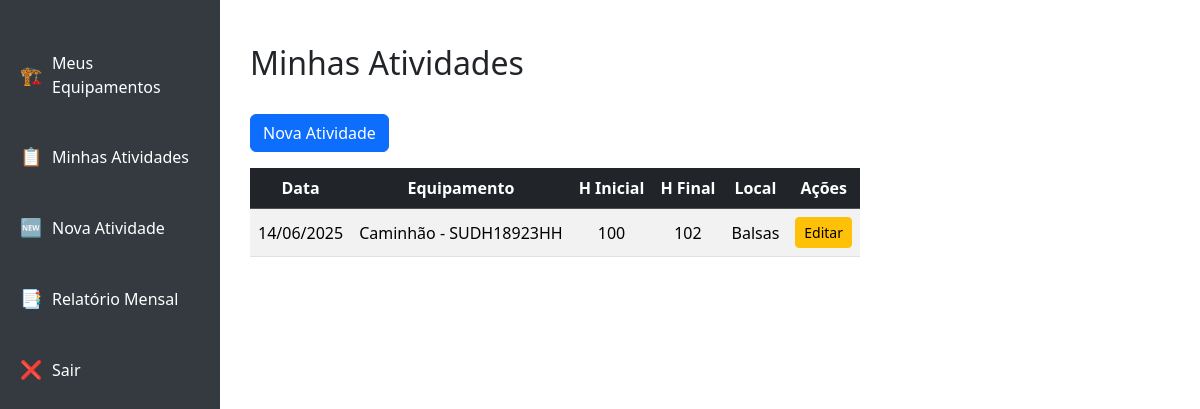
The page /atividades/minhas/ (signed in) on the database as committed earlier.
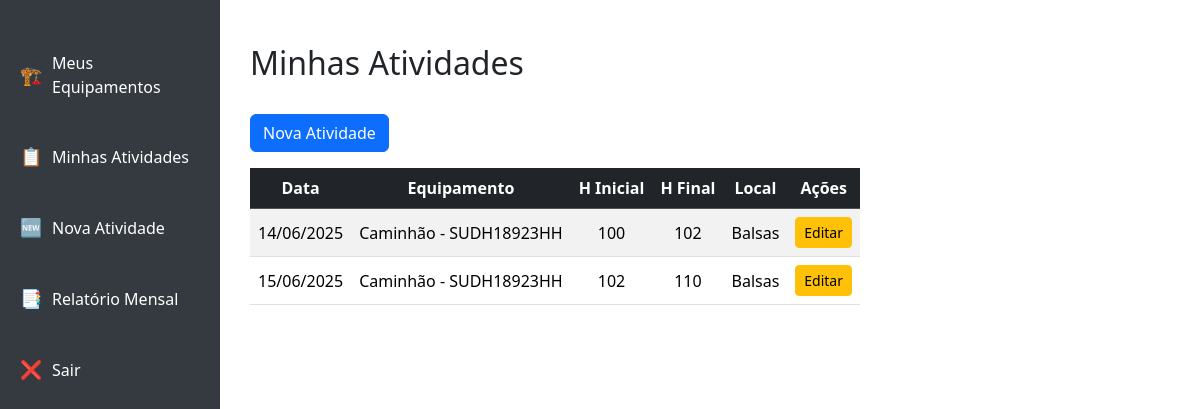
The same page on the database as committed later.
### atividade/models.py (models this page shows, shortened)
class Atividade(models.Model):
    data = models.DateField()
    descricao = models.CharField(max_length=50)
    horimetro_inicial = models.IntegerField()
    horimetro_final = models.IntegerField()
    horimetro_abastecimento = models.IntegerField(default=0)
    litros_abastecimento = models.IntegerField(default=0)
    equipamento = models.ForeignKey(Equipamento, on_delete=models.CASCADE)
    usuario = models.ForeignKey(Usuario, on_delete=models.CASCADE)
    local = models.ForeignKey(Local, on_delete=models.CASCADE)

### equipamentos/models.py (models this page shows)
class Equipamento(models.Model):
    categoria = models.ForeignKey(Categoria, on_delete=models.CASCADE)
    modelo = models.ForeignKey(Modelo, on_delete=models.CASCADE)
    numero_serie = models.CharField(max_length=20, unique=True)
    horimetro_atual = models.IntegerField(validators=[MinValueValidator(0),MaxValueValidator(99999)])
    horimetro_manutencao = models.IntegerField(default=0)
    data_manutencao = models.DateField(blank=True,null=True)
    usuario = models.ManyToManyField('usuarios.Usuario', related_name='equipamentos')
    def __str__(self):
        return f'{self.categoria.nome} - {self.numero_serie}'

### categorias/models.py (models this page shows, shortened)
class Categoria(models.Model):
    nome = models.CharField(max_length=10)

### local/models.py (models this page shows)
class Local(models.Model):
    nome = models.CharField(max_length=25)
    def __str__(self):
        return self.nome

### atividade/views.py (the view)
# urls.py: path('minhas/', views.minhas_atividades, name='minhas_atividades'),
@login_required
def minhas_atividades(request):
    atividades = Atividade.objects.filter(usuario=request.user).order_by('data')
    return render(request, 'atividades/minha_lista.html', {'atividades': atividades})

### atividade/templates/atividades/minha_lista.html (shortened to what this page needs)
{% extends 'base.html' %}
{% block content %}
<br>
<h2>Minhas Atividades</h2>
<br>
<a href="{% url 'nova_atividade' %}" class="btn btn-primary mb-3">Nova Atividade</a>
<div class="table-responsive">
    <table class="table table-striped table-hover align-middle">
        <thead class="table-dark">
            <tr>
                <th>Data</th>
                <th>Equipamento</th>
                <th>H Inicial</th>
                <th>H Final</th>
                <th>Local</th>
                <th>Ações</th>
            </tr>
        </thead>
        <tbody>
        {% for a in atividades %}
            <tr>
                <td>{{ a.data|date:"d/m/Y" }}</td>
                <td>{{ a.equipamento }}</td>
                <td>{{ a.horimetro_inicial }}</td>
                <td>{{ a.horimetro_final }}</td>
                <td>{{ a.local }}</td>
                <td>
                    <a href="{% url 'editar_atividade' a.id %}" class="btn btn-warning btn-sm">Editar</a>
                </td>
            </tr>
        {% endfor %}
        </tbody>
    </table>
</div>
{% endblock %}

### templates/base.html (shortened to what this page needs)
<!DOCTYPE html>
<html lang="pt-br">
<head>
    <link href="https://cdn.jsdelivr.net/npm/bootstrap@5.3.6/dist/css/bootstrap.min.css" rel="stylesheet">
</head>
<body>
    <div class="sidebar">
        <br>
        <a href="{% url 'minha_lista_equipamentos' %}">
            <span class="sidebar-icon">🏗️</span>
            <span class="sidebar-text">Meus Equipamentos</span>
        </a>
        <a href="{% url 'minhas_atividades' %}">
            <span class="sidebar-icon">📋</span>
            <span class="sidebar-text">Minhas Atividades</span>
        </a>
        <a href="{% url 'nova_atividade' %}">
            <span class="sidebar-icon">🆕</span>
            <span class="sidebar-text">Nova Atividade</span>
        </a>
        <a href="{% url 'filtro_relatorio_mensal' %}">
            <span class="sidebar-icon">📑</span>
            <span class="sidebar-text">Relatório Mensal</span>
        </a>
        <a href="{% url 'logout' %}">
            <span class="sidebar-icon">❌</span>
            <span class="sidebar-text">Sair</span>
        </a>
    </div>
    <div class="content">
        {% block content %}
        {% endblock %}
    </div>
</body>
</html>

### templates/base.html (style rules this page uses)
body { display: flex; }
.sidebar { position: fixed; width: 220px; min-height: 100vh; background-color: #343a40; color: white; top: 0; left: 0; }
.sidebar a { color: white; display: flex; padding: 12px 20px; text-decoration: none; align-items: center; gap: 10px; margin: 15px 0 20px 0; border-radius: 5px; }
.sidebar-icon { font-size: 18px; }
.content { padding: 20px; margin-left: 230px; }
th, td { text-align: center; vertical-align: middle; }

Rows that differ between the two databases and show on the page:
added Atividade: data "15/06/2025", equipamento "Caminhão - SUDH18923HH", horimetro_inicial "102", horimetro_final "110", local "Balsas"
